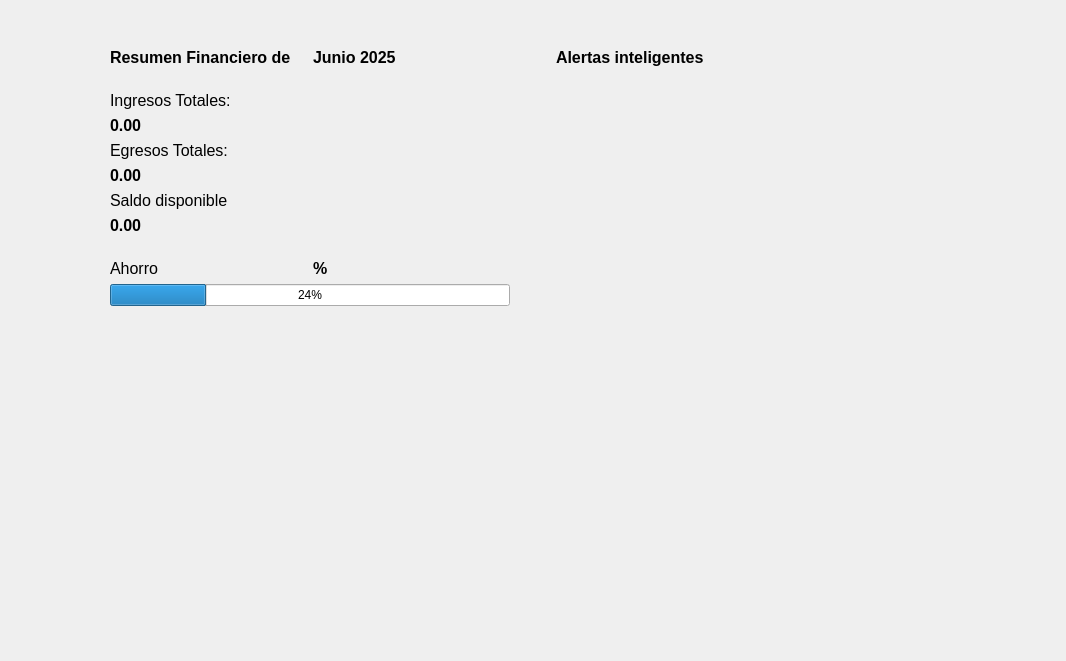
         <widget class="QWidget" name="paginaAnalisis">
          <layout class="QGridLayout" name="gridLayout_5">
           <item row="0" column="1">
            <spacer name="verticalSpacer_19">
             <property name="orientation">
              <enum>Qt::Orientation::Vertical</enum>
             </property>
             <property name="sizeHint" stdset="0">
              <size>
               <width>20</width>
               <height>37</height>
              </size>
             </property>
            </spacer>
           </item>
           <item row="1" column="0">
            <spacer name="horizontalSpacer_11">
             <property name="orientation">
              <enum>Qt::Orientation::Horizontal</enum>
             </property>
             <property name="sizeHint" stdset="0">
              <size>
               <width>99</width>
               <height>20</height>
              </size>
             </property>
            </spacer>
           </item>
           <item row="1" column="1">
            <layout class="QHBoxLayout" name="horizontalLayout_9">
             <item>
              <layout class="QVBoxLayout" name="verticalLayout_28">
               <item>
                <layout class="QVBoxLayout" name="verticalLayout_27">
                 <item>
                  <layout class="QHBoxLayout" name="horizontalLayout_8">
                   <item>
                    <widget class="QLabel" name="label_3">
                     <property name="font">
                      <font>
                       <pointsize>12</pointsize>
                       <bold>true</bold>
                      </font>
                     </property>
                     <property name="text">
                      <string>Resumen Financiero de</string>
                     </property>
                    </widget>
                   </item>
                   <item>
                    <widget class="QLabel" name="label_5">
                     <property name="font">
                      <font>
                       <pointsize>12</pointsize>
                       <bold>true</bold>
                      </font>
                     </property>
                     <property name="text">
                      <string>Junio 2025</string>
                     </property>
                    </widget>
                   </item>
                  </layout>
                 </item>
                 <item>
                  <spacer name="verticalSpacer_14">
                   <property name="orientation">
                    <enum>Qt::Orientation::Vertical</enum>
                   </property>
                   <property name="sizeHint" stdset="0">
                    <size>
                     <width>20</width>
                     <height>18</height>
                    </size>
                   </property>
                  </spacer>
                 </item>
                 <item>
                  <layout class="QVBoxLayout" name="verticalLayout_23">
                   <item>
                    <layout class="QVBoxLayout" name="verticalLayout_24">
                     <item>
                      <widget class="QLabel" name="label_6">
                       <property name="font">
                        <font>
                         <pointsize>12</pointsize>
                        </font>
                       </property>
                       <property name="text">
                        <string>Ingresos Totales:</string>
                       </property>
                      </widget>
                     </item>
                     <item>
                      <widget class="QLabel" name="lblIngresosAnalisis">
                       <property name="font">
                        <font>
                         <pointsize>12</pointsize>
                         <bold>true</bold>
                        </font>
                       </property>
                       <property name="text">
                        <string>0.00</string>
                       </property>
                       <property name="alignment">
                        <set>Qt::AlignmentFlag::AlignLeading|Qt::AlignmentFlag::AlignLeft|Qt::AlignmentFlag::AlignVCenter</set>
                       </property>
                      </widget>
                     </item>
                    </layout>
                   </item>
                   <item>
                    <layout class="QVBoxLayout" name="verticalLayout_25">
                     <item>
                      <widget class="QLabel" name="label_16">
                       <property name="font">
                        <font>
                         <pointsize>12</pointsize>
                        </font>
                       </property>
                       <property name="text">
                        <string>Egresos Totales:</string>
                       </property>
                      </widget>
                     </item>
                     <item>
                      <widget class="QLabel" name="lblEgresosAnalisis">
                       <property name="font">
                        <font>
                         <pointsize>12</pointsize>
                         <bold>true</bold>
                        </font>
                       </property>
                       <property name="text">
                        <string>0.00</string>
                       </property>
                       <property name="alignment">
                        <set>Qt::AlignmentFlag::AlignLeading|Qt::AlignmentFlag::AlignLeft|Qt::AlignmentFlag::AlignVCenter</set>
                       </property>
                      </widget>
                     </item>
                    </layout>
                   </item>
                   <item>
                    <layout class="QVBoxLayout" name="verticalLayout_26">
                     <item>
                      <widget class="QLabel" name="label_18">
                       <property name="font">
                        <font>
                         <pointsize>12</pointsize>
                        </font>
                       </property>
                       <property name="text">
                        <string>Saldo disponible</string>
                       </property>
                      </widget>
                     </item>
                     <item>
                      <widget class="QLabel" name="lblSaldoDisponibleAnalisis">
                       <property name="font">
                        <font>
                         <pointsize>12</pointsize>
                         <bold>true</bold>
                        </font>
                       </property>
                       <property name="text">
                        <string>0.00</string>
                       </property>
                       <property name="alignment">
                        <set>Qt::AlignmentFlag::AlignLeading|Qt::AlignmentFlag::AlignLeft|Qt::AlignmentFlag::AlignVCenter</set>
                       </property>
                      </widget>
                     </item>
                    </layout>
                   </item>
                  </layout>
                 </item>
                 <item>
                  <spacer name="verticalSpacer_15">
                   <property name="orientation">
                    <enum>Qt::Orientation::Vertical</enum>
                   </property>
                   <property name="sizeHint" stdset="0">
                    <size>
                     <width>20</width>
                     <height>18</height>
                    </size>
                   </property>
                  </spacer>
                 </item>
                 <item>
                  <layout class="QHBoxLayout" name="horizontalLayout_7">
                   <item>
                    <widget class="QLabel" name="label_19">
                     <property name="font">
                      <font>
                       <pointsize>12</pointsize>
                      </font>
                     </property>
                     <property name="text">
                      <string>Ahorro</string>
                     </property>
                    </widget>
                   </item>
                   <item>
                    <widget class="QLabel" name="lblPorcentajeAhorro">
                     <property name="font">
                      <font>
                       <pointsize>12</pointsize>
                       <bold>true</bold>
                      </font>
                     </property>
                     <property name="text">
                      <string>%</string>
                     </property>
                     <property name="alignment">
                      <set>Qt::AlignmentFlag::AlignLeading|Qt::AlignmentFlag::AlignLeft|Qt::AlignmentFlag::AlignVCenter</set>
                     </property>
                    </widget>
                   </item>
                  </layout>
                 </item>
                 <item>
                  <widget class="QProgressBar" name="barraPorcentajeAhorro">
                   <property name="value">
                    <number>24</number>
                   </property>
                  </widget>
                 </item>
                </layout>
               </item>
               <item>
                <spacer name="verticalSpacer_16">
                 <property name="orientation">
                  <enum>Qt::Orientation::Vertical</enum>
                 </property>
                 <property name="sizeHint" stdset="0">
                  <size>
                   <width>20</width>
                   <height>40</height>
                  </size>
                 </property>
                </spacer>
               </item>
               <item>
                <widget class="QWidget" name="widgetGraficoIngresosEgresos" native="true">
                 <property name="minimumSize">
                  <size>
                   <width>400</width>
                   <height>250</height>
                  </size>
                 </property>
                 <property name="maximumSize">
                  <size>
                   <width>200</width>
                   <height>250</height>
                  </size>
                 </property>
                </widget>
               </item>
              </layout>
             </item>
             <item>
              <spacer name="horizontalSpacer_10">
               <property name="orientation">
                <enum>Qt::Orientation::Horizontal</enum>
               </property>
               <property name="sizeHint" stdset="0">
                <size>
                 <width>40</width>
                 <height>20</height>
                </size>
               </property>
              </spacer>
             </item>
             <item>
              <layout class="QVBoxLayout" name="verticalLayout_29">
               <item>
                <widget class="QLabel" name="label_7">
                 <property name="font">
                  <font>
                   <pointsize>12</pointsize>
                   <bold>true</bold>
                  </font>
                 </property>
                 <property name="text">
                  <string>Alertas inteligentes</string>
                 </property>
                </widget>
               </item>
               <item>
                <spacer name="verticalSpacer_17">
                 <property name="orientation">
                  <enum>Qt::Orientation::Vertical</enum>
                 </property>
                 <property name="sizeHint" stdset="0">
                  <size>
                   <width>20</width>
                   <height>40</height>
                  </size>
                 </property>
                </spacer>
               </item>
               <item>
                <widget class="QWidget" name="widgetAlertas" native="true">
                 <property name="minimumSize">
                  <size>
                   <width>400</width>
                   <height>500</height>
                  </size>
                 </property>
                 <property name="maximumSize">
                  <size>
                   <width>200</width>
                   <height>500</height>
                  </size>
                 </property>
                </widget>
               </item>
              </layout>
             </item>
            </layout>
           </item>
           <item row="1" column="2">
            <spacer name="horizontalSpacer_12">
             <property name="orientation">
              <enum>Qt::Orientation::Horizontal</enum>
             </property>
             <property name="sizeHint" stdset="0">
              <size>
               <width>99</width>
               <height>20</height>
              </size>
             </property>
            </spacer>
           </item>
           <item row="2" column="1">
            <spacer name="verticalSpacer_18">
             <property name="orientation">
              <enum>Qt::Orientation::Vertical</enum>
             </property>
             <property name="sizeHint" stdset="0">
              <size>
               <width>20</width>
               <height>37</height>
              </size>
             </property>
            </spacer>
           </item>
          </layout>
         </widget>
